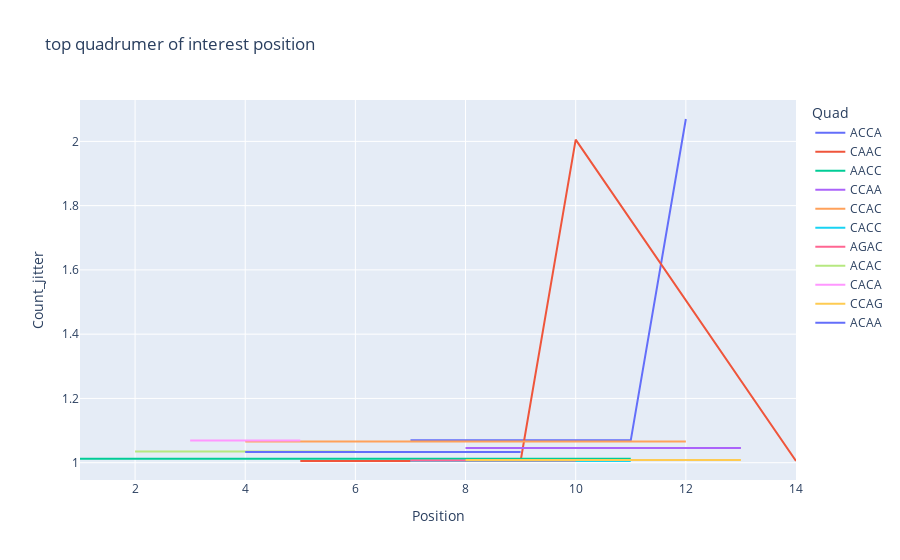

The code cell stored with this chart in its notebook:
### Code cell
top_position_plot = pd.DataFrame()

for i in top_5_quadrumers_of_interest['Quad']:
    temp = top_position[top_position['Quadrumer']==i]
    temp_plot = temp['Position'].value_counts().to_frame().reset_index().rename(columns={'Position':'Count','index':'Position'}).sort_values('Position')
    temp_plot['Count_jitter'] = temp_plot['Count'] + np.random.random_sample()*0.08
    temp_plot['Quad'] = [i for x in range(len(temp_plot))]
    top_position_plot = top_position_plot.append(temp_plot)
    
fig = px.line(top_position_plot, x="Position", y="Count_jitter",color='Quad',title='top quadrumer of interest position')
fig.show()

### Figure 1 — Plotly figure (JSON) as saved in the notebook; plotly's stock layout.template omitted (floating-point values rounded to 4 significant figures)
{"data": [{"hovertemplate": "Quad=ACCA<br>Position=%{x}<br>Count_jitter=%{y}<extra></extra>", "legendgroup": "ACCA", "line": {"color": "#636efa", "dash": "solid"}, "mode": "lines", "name": "ACCA", "orientation": "v", "showlegend": true, "type": "scatter", "x": [7, 8, 9, 11, 12], "xaxis": "x", "y": [1.07, 1.07, 1.07, 1.07, 2.07], "yaxis": "y"}, {"hovertemplate": "Quad=CAAC<br>Position=%{x}<br>Count_jitter=%{y}<extra></extra>", "legendgroup": "CAAC", "line": {"color": "#EF553B", "dash": "solid"}, "mode": "lines", "name": "CAAC", "orientation": "v", "showlegend": true, "type": "scatter", "x": [5, 9, 10, 14], "xaxis": "x", "y": [1.005, 1.005, 2.005, 1.005], "yaxis": "y"}, {"hovertemplate": "Quad=AACC<br>Position=%{x}<br>Count_jitter=%{y}<extra></extra>", "legendgroup": "AACC", "line": {"color": "#00cc96", "dash": "solid"}, "mode": "lines", "name": "AACC", "orientation": "v", "showlegend": true, "type": "scatter", "x": [1, 6, 10, 11], "xaxis": "x", "y": [1.012, 1.012, 1.012, 1.012], "yaxis": "y"}, {"hovertemplate": "Quad=CCAA<br>Position=%{x}<br>Count_jitter=%{y}<extra></extra>", "legendgroup": "CCAA", "line": {"color": "#ab63fa", "dash": "solid"}, "mode": "lines", "name": "CCAA", "orientation": "v", "showlegend": true, "type": "scatter", "x": [8, 9, 13], "xaxis": "x", "y": [1.046, 1.046, 1.046], "yaxis": "y"}, {"hovertemplate": "Quad=CCAC<br>Position=%{x}<br>Count_jitter=%{y}<extra></extra>", "legendgroup": "CCAC", "line": {"color": "#FFA15A", "dash": "solid"}, "mode": "lines", "name": "CCAC", "orientation": "v", "showlegend": true, "type": "scatter", "x": [4, 10, 12], "xaxis": "x", "y": [1.066, 1.066, 1.066], "yaxis": "y"}, {"hovertemplate": "Quad=CACC<br>Position=%{x}<br>Count_jitter=%{y}<extra></extra>", "legendgroup": "CACC", "line": {"color": "#19d3f3", "dash": "solid"}, "mode": "lines", "name": "CACC", "orientation": "v", "showlegend": true, "type": "scatter", "x": [7, 8, 11], "xaxis": "x", "y": [1.006, 1.006, 1.006], "yaxis": "y"}, {"hovertemplate": "Quad=AGAC<br>Position=%{x}<br>Count_jitter=%{y}<extra></extra>", "legendgroup": "AGAC", "line": {"color": "#FF6692", "dash": "solid"}, "mode": "lines", "name": "AGAC", "orientation": "v", "showlegend": true, "type": "scatter", "x": [7, 10], "xaxis": "x", "y": [1.007, 1.007], "yaxis": "y"}, {"hovertemplate": "Quad=ACAC<br>Position=%{x}<br>Count_jitter=%{y}<extra></extra>", "legendgroup": "ACAC", "line": {"color": "#B6E880", "dash": "solid"}, "mode": "lines", "name": "ACAC", "orientation": "v", "showlegend": true, "type": "scatter", "x": [2, 6], "xaxis": "x", "y": [1.034, 1.034], "yaxis": "y"}, {"hovertemplate": "Quad=CACA<br>Position=%{x}<br>Count_jitter=%{y}<extra></extra>", "legendgroup": "CACA", "line": {"color": "#FF97FF", "dash": "solid"}, "mode": "lines", "name": "CACA", "orientation": "v", "showlegend": true, "type": "scatter", "x": [3, 5], "xaxis": "x", "y": [1.069, 1.069], "yaxis": "y"}, {"hovertemplate": "Quad=CCAG<br>Position=%{x}<br>Count_jitter=%{y}<extra></extra>", "legendgroup": "CCAG", "line": {"color": "#FECB52", "dash": "solid"}, "mode": "lines", "name": "CCAG", "orientation": "v", "showlegend": true, "type": "scatter", "x": [8, 13], "xaxis": "x", "y": [1.008, 1.008], "yaxis": "y"}, {"hovertemplate": "Quad=ACAA<br>Position=%{x}<br>Count_jitter=%{y}<extra></extra>", "legendgroup": "ACAA", "line": {"color": "#636efa", "dash": "solid"}, "mode": "lines", "name": "ACAA", "orientation": "v", "showlegend": true, "type": "scatter", "x": [4, 9], "xaxis": "x", "y": [1.033, 1.033], "yaxis": "y"}], "layout": {"legend": {"title": {"text": "Quad"}, "tracegroupgap": 0}, "title": {"text": "top quadrumer of interest position"}, "xaxis": {"anchor": "y", "domain": [0, 1], "title": {"text": "Position"}}, "yaxis": {"anchor": "x", "domain": [0, 1], "title": {"text": "Count_jitter"}}}}
